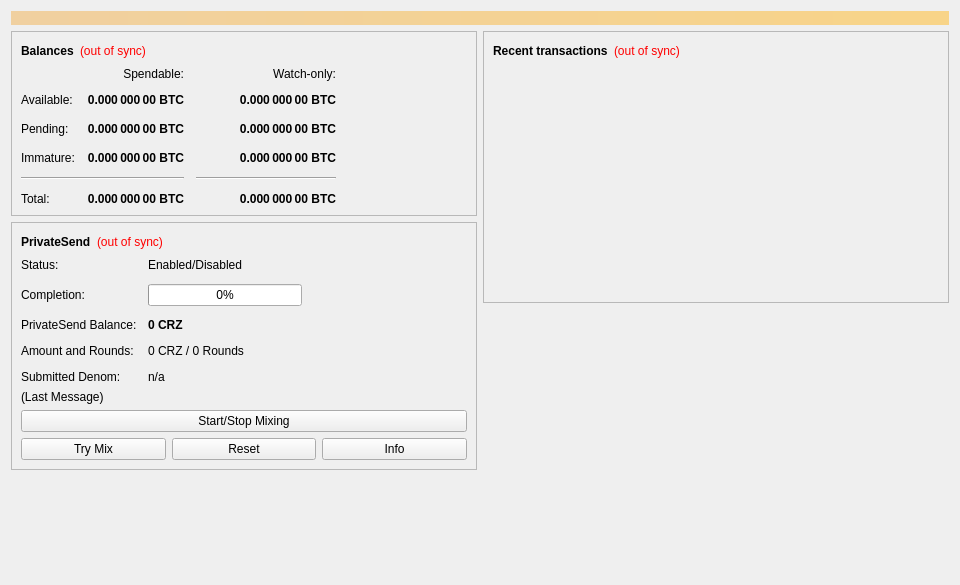
<?xml version="1.0" encoding="UTF-8"?>
<ui version="4.0">
 <class>OverviewPage</class>
 <widget class="QWidget" name="OverviewPage">
  <property name="geometry">
   <rect>
    <x>0</x>
    <y>0</y>
    <width>960</width>
    <height>585</height>
   </rect>
  </property>
  <property name="minimumSize">
   <size>
    <width>960</width>
    <height>0</height>
   </size>
  </property>
  <property name="windowTitle">
   <string>Form</string>
  </property>
  <layout class="QVBoxLayout" name="topLayout">
   <item>
    <widget class="QLabel" name="labelAlerts">
     <property name="visible">
      <bool>false</bool>
     </property>
     <property name="styleSheet">
      <string notr="true">background-color: qlineargradient(x1: 0, y1: 0, x2: 1, y2: 0, stop:0 #F0D0A0, stop:1 #F8D488); color:#000000;</string>
     </property>
     <property name="wordWrap">
      <bool>true</bool>
     </property>
     <property name="margin">
      <number>3</number>
     </property>
    </widget>
   </item>
   <item>
    <layout class="QHBoxLayout" name="horizontalLayout" stretch="1,1">
     <item>
      <layout class="QVBoxLayout" name="verticalLayout_2">
       <item>
        <widget class="QFrame" name="frame">
         <property name="frameShape">
          <enum>QFrame::StyledPanel</enum>
         </property>
         <property name="frameShadow">
          <enum>QFrame::Raised</enum>
         </property>
         <layout class="QVBoxLayout" name="verticalLayout_4">
          <item>
           <layout class="QHBoxLayout" name="horizontalLayout_4">
            <item>
             <widget class="QLabel" name="label_5">
              <property name="font">
               <font>
                <weight>75</weight>
                <bold>true</bold>
               </font>
              </property>
              <property name="text">
               <string>Balances</string>
              </property>
             </widget>
            </item>
            <item>
             <widget class="QLabel" name="labelWalletStatus">
              <property name="toolTip">
               <string>The displayed information may be out of date. Your wallet automatically synchronizes with the CoreZ network after a connection is established, but this process has not completed yet.</string>
              </property>
              <property name="styleSheet">
               <string notr="true">QLabel { color: red; }</string>
              </property>
              <property name="text">
               <string notr="true">(out of sync)</string>
              </property>
              <property name="alignment">
               <set>Qt::AlignLeading|Qt::AlignLeft|Qt::AlignVCenter</set>
              </property>
             </widget>
            </item>
            <item>
             <spacer name="horizontalSpacer_3">
              <property name="orientation">
               <enum>Qt::Horizontal</enum>
              </property>
              <property name="sizeHint" stdset="0">
               <size>
                <width>40</width>
                <height>20</height>
               </size>
              </property>
             </spacer>
            </item>
           </layout>
          </item>
          <item>
           <layout class="QGridLayout" name="gridLayout">
            <property name="spacing">
             <number>12</number>
            </property>
            <item row="2" column="2">
             <widget class="QLabel" name="labelWatchPending">
              <property name="font">
               <font>
                <weight>75</weight>
                <bold>true</bold>
               </font>
              </property>
              <property name="cursor">
               <cursorShape>IBeamCursor</cursorShape>
              </property>
              <property name="toolTip">
               <string>Unconfirmed transactions to watch-only addresses</string>
              </property>
              <property name="text">
               <string notr="true">0.000 000 00 BTC</string>
              </property>
              <property name="alignment">
               <set>Qt::AlignRight|Qt::AlignTrailing|Qt::AlignVCenter</set>
              </property>
              <property name="textInteractionFlags">
               <set>Qt::LinksAccessibleByMouse|Qt::TextSelectableByKeyboard|Qt::TextSelectableByMouse</set>
              </property>
             </widget>
            </item>
            <item row="2" column="1">
             <widget class="QLabel" name="labelUnconfirmed">
              <property name="font">
               <font>
                <weight>75</weight>
                <bold>true</bold>
               </font>
              </property>
              <property name="cursor">
               <cursorShape>IBeamCursor</cursorShape>
              </property>
              <property name="toolTip">
               <string>Total of transactions that have yet to be confirmed, and do not yet count toward the spendable balance</string>
              </property>
              <property name="text">
               <string notr="true">0.000 000 00 BTC</string>
              </property>
              <property name="alignment">
               <set>Qt::AlignRight|Qt::AlignTrailing|Qt::AlignVCenter</set>
              </property>
              <property name="textInteractionFlags">
               <set>Qt::LinksAccessibleByMouse|Qt::TextSelectableByKeyboard|Qt::TextSelectableByMouse</set>
              </property>
             </widget>
            </item>
            <item row="3" column="2">
             <widget class="QLabel" name="labelWatchImmature">
              <property name="font">
               <font>
                <weight>75</weight>
                <bold>true</bold>
               </font>
              </property>
              <property name="cursor">
               <cursorShape>IBeamCursor</cursorShape>
              </property>
              <property name="toolTip">
               <string>Mined balance in watch-only addresses that has not yet matured</string>
              </property>
              <property name="text">
               <string notr="true">0.000 000 00 BTC</string>
              </property>
              <property name="alignment">
               <set>Qt::AlignRight|Qt::AlignTrailing|Qt::AlignVCenter</set>
              </property>
              <property name="textInteractionFlags">
               <set>Qt::LinksAccessibleByMouse|Qt::TextSelectableByKeyboard|Qt::TextSelectableByMouse</set>
              </property>
             </widget>
            </item>
            <item row="4" column="0" colspan="2">
             <widget class="Line" name="lineSpendableBalance">
              <property name="orientation">
               <enum>Qt::Horizontal</enum>
              </property>
             </widget>
            </item>
            <item row="4" column="2">
             <widget class="Line" name="lineWatchBalance">
              <property name="sizePolicy">
               <sizepolicy hsizetype="Preferred" vsizetype="Fixed">
                <horstretch>0</horstretch>
                <verstretch>0</verstretch>
               </sizepolicy>
              </property>
              <property name="minimumSize">
               <size>
                <width>140</width>
                <height>0</height>
               </size>
              </property>
              <property name="orientation">
               <enum>Qt::Horizontal</enum>
              </property>
             </widget>
            </item>
            <item row="5" column="0">
             <widget class="QLabel" name="labelTotalText">
              <property name="text">
               <string>Total:</string>
              </property>
             </widget>
            </item>
            <item row="3" column="1">
             <widget class="QLabel" name="labelImmature">
              <property name="font">
               <font>
                <weight>75</weight>
                <bold>true</bold>
               </font>
              </property>
              <property name="cursor">
               <cursorShape>IBeamCursor</cursorShape>
              </property>
              <property name="toolTip">
               <string>Mined balance that has not yet matured</string>
              </property>
              <property name="text">
               <string notr="true">0.000 000 00 BTC</string>
              </property>
              <property name="alignment">
               <set>Qt::AlignRight|Qt::AlignTrailing|Qt::AlignVCenter</set>
              </property>
              <property name="textInteractionFlags">
               <set>Qt::LinksAccessibleByMouse|Qt::TextSelectableByKeyboard|Qt::TextSelectableByMouse</set>
              </property>
             </widget>
            </item>
            <item row="2" column="3">
             <spacer name="horizontalSpacer_2">
              <property name="orientation">
               <enum>Qt::Horizontal</enum>
              </property>
              <property name="sizeHint" stdset="0">
               <size>
                <width>40</width>
                <height>20</height>
               </size>
              </property>
             </spacer>
            </item>
            <item row="3" column="0">
             <widget class="QLabel" name="labelImmatureText">
              <property name="text">
               <string>Immature:</string>
              </property>
             </widget>
            </item>
            <item row="5" column="1">
             <widget class="QLabel" name="labelTotal">
              <property name="font">
               <font>
                <weight>75</weight>
                <bold>true</bold>
               </font>
              </property>
              <property name="cursor">
               <cursorShape>IBeamCursor</cursorShape>
              </property>
              <property name="toolTip">
               <string>Your current total balance</string>
              </property>
              <property name="text">
               <string notr="true">0.000 000 00 BTC</string>
              </property>
              <property name="alignment">
               <set>Qt::AlignRight|Qt::AlignTrailing|Qt::AlignVCenter</set>
              </property>
              <property name="textInteractionFlags">
               <set>Qt::LinksAccessibleByMouse|Qt::TextSelectableByKeyboard|Qt::TextSelectableByMouse</set>
              </property>
             </widget>
            </item>
            <item row="5" column="2">
             <widget class="QLabel" name="labelWatchTotal">
              <property name="font">
               <font>
                <weight>75</weight>
                <bold>true</bold>
               </font>
              </property>
              <property name="cursor">
               <cursorShape>IBeamCursor</cursorShape>
              </property>
              <property name="toolTip">
               <string>Current total balance in watch-only addresses</string>
              </property>
              <property name="text">
               <string notr="true">0.000 000 00 BTC</string>
              </property>
              <property name="alignment">
               <set>Qt::AlignRight|Qt::AlignTrailing|Qt::AlignVCenter</set>
              </property>
              <property name="textInteractionFlags">
               <set>Qt::LinksAccessibleByMouse|Qt::TextSelectableByKeyboard|Qt::TextSelectableByMouse</set>
              </property>
             </widget>
            </item>
            <item row="0" column="2">
             <widget class="QLabel" name="labelWatchonly">
              <property name="text">
               <string>Watch-only:</string>
              </property>
              <property name="alignment">
               <set>Qt::AlignRight|Qt::AlignTrailing|Qt::AlignVCenter</set>
              </property>
             </widget>
            </item>
            <item row="1" column="0">
             <widget class="QLabel" name="labelBalanceText">
              <property name="text">
               <string>Available:</string>
              </property>
             </widget>
            </item>
            <item row="1" column="1">
             <widget class="QLabel" name="labelBalance">
              <property name="font">
               <font>
                <weight>75</weight>
                <bold>true</bold>
               </font>
              </property>
              <property name="cursor">
               <cursorShape>IBeamCursor</cursorShape>
              </property>
              <property name="toolTip">
               <string>Your current spendable balance</string>
              </property>
              <property name="text">
               <string notr="true">0.000 000 00 BTC</string>
              </property>
              <property name="alignment">
               <set>Qt::AlignRight|Qt::AlignTrailing|Qt::AlignVCenter</set>
              </property>
              <property name="textInteractionFlags">
               <set>Qt::LinksAccessibleByMouse|Qt::TextSelectableByKeyboard|Qt::TextSelectableByMouse</set>
              </property>
             </widget>
            </item>
            <item row="1" column="2">
             <widget class="QLabel" name="labelWatchAvailable">
              <property name="font">
               <font>
                <weight>75</weight>
                <bold>true</bold>
               </font>
              </property>
              <property name="cursor">
               <cursorShape>IBeamCursor</cursorShape>
              </property>
              <property name="toolTip">
               <string>Your current balance in watch-only addresses</string>
              </property>
              <property name="text">
               <string notr="true">0.000 000 00 BTC</string>
              </property>
              <property name="alignment">
               <set>Qt::AlignRight|Qt::AlignTrailing|Qt::AlignVCenter</set>
              </property>
              <property name="textInteractionFlags">
               <set>Qt::LinksAccessibleByMouse|Qt::TextSelectableByKeyboard|Qt::TextSelectableByMouse</set>
              </property>
             </widget>
            </item>
            <item row="2" column="0">
             <widget class="QLabel" name="labelPendingText">
              <property name="text">
               <string>Pending:</string>
              </property>
             </widget>
            </item>
            <item row="0" column="1">
             <widget class="QLabel" name="labelSpendable">
              <property name="text">
               <string>Spendable:</string>
              </property>
              <property name="alignment">
               <set>Qt::AlignRight|Qt::AlignTrailing|Qt::AlignVCenter</set>
              </property>
             </widget>
            </item>
           </layout>
          </item>
         </layout>
        </widget>
       </item>
       <item>
        <widget class="QFrame" name="framePrivateSend">
         <property name="layoutDirection">
          <enum>Qt::LeftToRight</enum>
         </property>
         <property name="frameShape">
          <enum>QFrame::StyledPanel</enum>
         </property>
         <property name="frameShadow">
          <enum>QFrame::Raised</enum>
         </property>
         <layout class="QVBoxLayout" name="VerticalLayout_PS1">
          <item>
           <layout class="QHBoxLayout" name="horizontalLayout_5">
            <item>
             <widget class="QLabel" name="labelPrivateSendHeader">
              <property name="font">
               <font>
                <weight>75</weight>
                <bold>true</bold>
               </font>
              </property>
              <property name="text">
               <string>PrivateSend</string>
              </property>
             </widget>
            </item>
            <item>
             <widget class="QLabel" name="labelPrivateSendSyncStatus">
              <property name="toolTip">
               <string>The displayed information may be out of date. Your wallet automatically synchronizes with the CoreZ network after a connection is established, but this process has not completed yet.</string>
              </property>
              <property name="styleSheet">
               <string notr="true">QLabel { color: red; }</string>
              </property>
              <property name="text">
               <string notr="true">(out of sync)</string>
              </property>
              <property name="alignment">
               <set>Qt::AlignLeading|Qt::AlignLeft|Qt::AlignVCenter</set>
              </property>
             </widget>
            </item>
            <item>
             <spacer name="horizontalSpacer_4">
              <property name="orientation">
               <enum>Qt::Horizontal</enum>
              </property>
              <property name="sizeHint" stdset="0">
               <size>
                <width>40</width>
                <height>20</height>
               </size>
              </property>
             </spacer>
            </item>
           </layout>
          </item>
          <item>
           <layout class="QFormLayout" name="privateSendFormLayout">
            <property name="fieldGrowthPolicy">
             <enum>QFormLayout::AllNonFixedFieldsGrow</enum>
            </property>
            <property name="horizontalSpacing">
             <number>11</number>
            </property>
            <property name="verticalSpacing">
             <number>12</number>
            </property>
            <item row="0" column="0">
             <widget class="QLabel" name="labelPrivateSendEnabledText">
              <property name="text">
               <string>Status:</string>
              </property>
             </widget>
            </item>
            <item row="0" column="1">
             <widget class="QLabel" name="labelPrivateSendEnabled">
              <property name="text">
               <string>Enabled/Disabled</string>
              </property>
             </widget>
            </item>
            <item row="1" column="0">
             <widget class="QLabel" name="labelCompletitionText">
              <property name="text">
               <string>Completion:</string>
              </property>
             </widget>
            </item>
            <item row="1" column="1">
             <widget class="QProgressBar" name="privateSendProgress">
              <property name="maximumSize">
               <size>
                <width>154</width>
                <height>16777215</height>
               </size>
              </property>
              <property name="value">
               <number>0</number>
              </property>
             </widget>
            </item>
            <item row="2" column="0">
             <widget class="QLabel" name="labelAnonymizedText">
              <property name="text">
               <string>PrivateSend Balance:</string>
              </property>
             </widget>
            </item>
            <item row="2" column="1">
             <widget class="QLabel" name="labelAnonymized">
              <property name="font">
               <font>
                <weight>75</weight>
                <bold>true</bold>
               </font>
              </property>
              <property name="text">
               <string notr="true">0 CRZ</string>
              </property>
             </widget>
            </item>
            <item row="3" column="0">
             <widget class="QLabel" name="labelAmountAndRoundsText">
              <property name="text">
               <string>Amount and Rounds:</string>
              </property>
             </widget>
            </item>
            <item row="3" column="1">
             <widget class="QLabel" name="labelAmountRounds">
              <property name="text">
               <string>0 CRZ / 0 Rounds</string>
              </property>
             </widget>
            </item>
            <item row="4" column="0">
             <widget class="QLabel" name="labelSubmittedDenomText">
              <property name="text">
               <string>Submitted Denom:</string>
              </property>
             </widget>
            </item>
            <item row="4" column="1">
             <widget class="QLabel" name="labelSubmittedDenom">
              <property name="toolTip">
               <string>The denominations you submitted to the Masternode.&lt;br&gt;To mix, other users must submit the exact same denominations.</string>
              </property>
              <property name="text">
               <string>n/a</string>
              </property>
             </widget>
            </item>
           </layout>
          </item>
          <item>
           <layout class="QVBoxLayout" name="VerticalLayout_PS">
            <item>
             <widget class="QLabel" name="labelPrivateSendLastMessage">
              <property name="text">
               <string>(Last Message)</string>
              </property>
              <property name="alignment">
               <set>Qt::AlignLeading|Qt::AlignLeft|Qt::AlignTop</set>
              </property>
              <property name="wordWrap">
               <bool>true</bool>
              </property>
             </widget>
            </item>
            <item>
             <widget class="QPushButton" name="togglePrivateSend">
              <property name="sizePolicy">
               <sizepolicy hsizetype="MinimumExpanding" vsizetype="Fixed">
                <horstretch>0</horstretch>
                <verstretch>0</verstretch>
               </sizepolicy>
              </property>
              <property name="text">
               <string>Start/Stop Mixing</string>
              </property>
             </widget>
            </item>
            <item>
             <layout class="QHBoxLayout" name="horizontalLayout_debugbuttons">
              <item>
               <widget class="QPushButton" name="privateSendAuto">
                <property name="sizePolicy">
                 <sizepolicy hsizetype="MinimumExpanding" vsizetype="Fixed">
                  <horstretch>0</horstretch>
                  <verstretch>0</verstretch>
                 </sizepolicy>
                </property>
                <property name="toolTip">
                 <string>Try to manually submit a PrivateSend request.</string>
                </property>
                <property name="text">
                 <string>Try Mix</string>
                </property>
               </widget>
              </item>
              <item>
               <widget class="QPushButton" name="privateSendReset">
                <property name="sizePolicy">
                 <sizepolicy hsizetype="MinimumExpanding" vsizetype="Fixed">
                  <horstretch>0</horstretch>
                  <verstretch>0</verstretch>
                 </sizepolicy>
                </property>
                <property name="toolTip">
                 <string>Reset the current status of PrivateSend (can interrupt PrivateSend if it's in the process of Mixing, which can cost you money!)</string>
                </property>
                <property name="autoFillBackground">
                 <bool>false</bool>
                </property>
                <property name="text">
                 <string>Reset</string>
                </property>
               </widget>
              </item>
              <item>
               <widget class="QPushButton" name="privateSendInfo">
                <property name="sizePolicy">
                 <sizepolicy hsizetype="MinimumExpanding" vsizetype="Fixed">
                  <horstretch>0</horstretch>
                  <verstretch>0</verstretch>
                 </sizepolicy>
                </property>
                <property name="toolTip">
                 <string>Information about PrivateSend and Mixing</string>
                </property>
                <property name="text">
                 <string>Info</string>
                </property>
               </widget>
              </item>
             </layout>
            </item>
           </layout>
          </item>
         </layout>
        </widget>
       </item>
       <item>
        <spacer name="verticalSpacer">
         <property name="orientation">
          <enum>Qt::Vertical</enum>
         </property>
         <property name="sizeHint" stdset="0">
          <size>
           <width>20</width>
           <height>40</height>
          </size>
         </property>
        </spacer>
       </item>
      </layout>
     </item>
     <item>
      <layout class="QVBoxLayout" name="verticalLayout_3">
       <item>
        <widget class="QFrame" name="frame_2">
         <property name="frameShape">
          <enum>QFrame::StyledPanel</enum>
         </property>
         <property name="frameShadow">
          <enum>QFrame::Raised</enum>
         </property>
         <layout class="QVBoxLayout" name="verticalLayout">
          <item>
           <layout class="QHBoxLayout" name="horizontalLayout_2">
            <item>
             <widget class="QLabel" name="label_4">
              <property name="font">
               <font>
                <weight>75</weight>
                <bold>true</bold>
               </font>
              </property>
              <property name="text">
               <string>Recent transactions</string>
              </property>
             </widget>
            </item>
            <item>
             <widget class="QLabel" name="labelTransactionsStatus">
              <property name="toolTip">
               <string>The displayed information may be out of date. Your wallet automatically synchronizes with the CoreZ network after a connection is established, but this process has not completed yet.</string>
              </property>
              <property name="styleSheet">
               <string notr="true">QLabel { color: red; }</string>
              </property>
              <property name="text">
               <string notr="true">(out of sync)</string>
              </property>
              <property name="alignment">
               <set>Qt::AlignLeading|Qt::AlignLeft|Qt::AlignVCenter</set>
              </property>
             </widget>
            </item>
            <item>
             <spacer name="horizontalSpacer">
              <property name="orientation">
               <enum>Qt::Horizontal</enum>
              </property>
              <property name="sizeHint" stdset="0">
               <size>
                <width>40</width>
                <height>20</height>
               </size>
              </property>
             </spacer>
            </item>
           </layout>
          </item>
          <item>
           <widget class="QListView" name="listTransactions">
            <property name="styleSheet">
             <string notr="true">QListView { background: transparent; }</string>
            </property>
            <property name="frameShape">
             <enum>QFrame::NoFrame</enum>
            </property>
            <property name="verticalScrollBarPolicy">
             <enum>Qt::ScrollBarAlwaysOff</enum>
            </property>
            <property name="horizontalScrollBarPolicy">
             <enum>Qt::ScrollBarAlwaysOff</enum>
            </property>
            <property name="selectionMode">
             <enum>QAbstractItemView::NoSelection</enum>
            </property>
           </widget>
          </item>
         </layout>
        </widget>
       </item>
       <item>
        <spacer name="verticalSpacer_2">
         <property name="orientation">
          <enum>Qt::Vertical</enum>
         </property>
         <property name="sizeHint" stdset="0">
          <size>
           <width>20</width>
           <height>40</height>
          </size>
         </property>
        </spacer>
       </item>
      </layout>
     </item>
    </layout>
   </item>
  </layout>
 </widget>
 <resources/>
 <connections/>
</ui>
